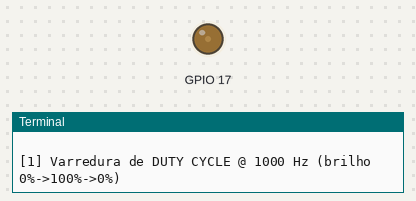
Bench run of a program on a simulated Raspberry Pi (BCM pin numbers). Shown: output pins drawn as LEDs (lit = HIGH), the last lines printed to the terminal. At 24.1 s the program stops and its outputs stay as they are.

Above: at 0.15 s.
At 2.79 s:
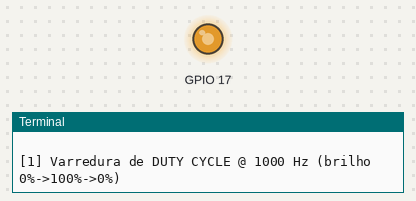
At 6.33 s:
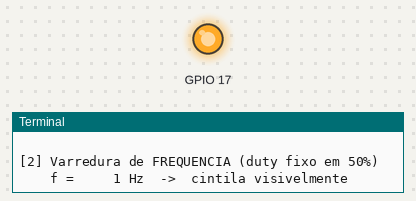
At 14.1 s:
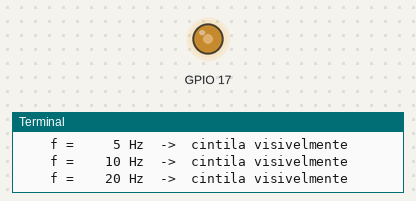
Timing chart, 0 to 25.6 s (numbered marks = the images above):
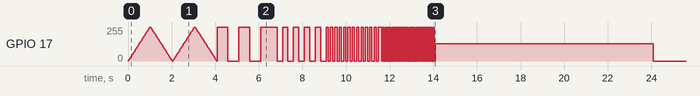

The program:

led_pwm.py
```python
#!/usr/bin/env python3
"""
Controle ISOLADO de LED por PWM + teste de diversas frequencias.
Experiencia 7 (PCS3732) - item "Implemente o controle de um LED usando PWM e
teste diversas frequencias".

O que este programa demonstra:
  1) Varredura de DUTY CYCLE (0% -> 100% -> 0%) numa frequencia fixa: mostra que
     o brilho medio do LED e proporcional ao duty cycle.
  2) Varredura de FREQUENCIA: mantem o duty em 50% e percorre varias frequencias.
     Em frequencias baixas (1-20 Hz) enxerga-se a CINTILACAO; acima de ~60-80 Hz
     a persistencia da visao funde os pulsos e o LED parece aceso continuo.

Fiacao: LED em serie com resistor de 330 ohm entre o GPIO e o GND.
Uso:
  python3 led_pwm.py                 # roda as duas demonstracoes
  python3 led_pwm.py --pino 17
  python3 led_pwm.py --freqs 1 2 5 10 30 60 120 1000
"""

import time
import argparse

try:
    import RPi.GPIO as GPIO
except (ImportError, RuntimeError):
    raise SystemExit("Rode em um Raspberry Pi com RPi.GPIO instalado.")

PIN_LED_PADRAO = 17
FREQS_PADRAO   = [1, 2, 5, 10, 20, 60, 120, 1000]   # Hz


def varredura_duty(led, ciclos=2, passos=50, freq=1000):
    """Sobe e desce o duty cycle para mostrar o controle de brilho."""
    print(f"\n[1] Varredura de DUTY CYCLE @ {freq} Hz (brilho 0%->100%->0%)")
    led.ChangeFrequency(freq)
    for _ in range(ciclos):
        for d in range(0, passos + 1):
            led.ChangeDutyCycle(100.0 * d / passos)
            time.sleep(0.02)
        for d in range(passos, -1, -1):
            led.ChangeDutyCycle(100.0 * d / passos)
            time.sleep(0.02)
    led.ChangeDutyCycle(0)


def varredura_frequencia(led, freqs, segundos=2.5, duty=50.0):
    """Fixa o duty e percorre varias frequencias, segurando cada uma para que
    a cintilacao (freq baixa) x fusao (freq alta) possa ser observada."""
    print(f"\n[2] Varredura de FREQUENCIA (duty fixo em {duty:.0f}%)")
    led.ChangeDutyCycle(duty)
    for f in freqs:
        obs = "cintila visivelmente" if f <= 24 else \
              ("no limiar da fusao" if f < 60 else "parece aceso continuo")
        print(f"    f = {f:>5} Hz  ->  {obs}")
        led.ChangeFrequency(f)
        time.sleep(segundos)
    led.ChangeDutyCycle(0)


def main():
    p = argparse.ArgumentParser(description="LED por PWM: teste de duty e frequencias.")
    p.add_argument("--pino", type=int, default=PIN_LED_PADRAO, help="GPIO (BCM) do LED.")
    p.add_argument("--freqs", type=int, nargs="+", default=FREQS_PADRAO,
                   help="Lista de frequencias (Hz) a testar.")
    args = p.parse_args()

    GPIO.setmode(GPIO.BCM)
    GPIO.setwarnings(False)
    GPIO.setup(args.pino, GPIO.OUT)

    led = GPIO.PWM(args.pino, FREQS_PADRAO[-1])   # frequencia inicial
    led.start(0)
    print(f"==== Teste de LED por PWM (Exp 7) - GPIO{args.pino} ====")
    try:
        varredura_duty(led)
        varredura_frequencia(led, args.freqs)
        print("\nConcluido.")
    except KeyboardInterrupt:
        print("\nInterrompido.")
    finally:
        led.stop()
        GPIO.cleanup()


if __name__ == "__main__":
    main()
```
